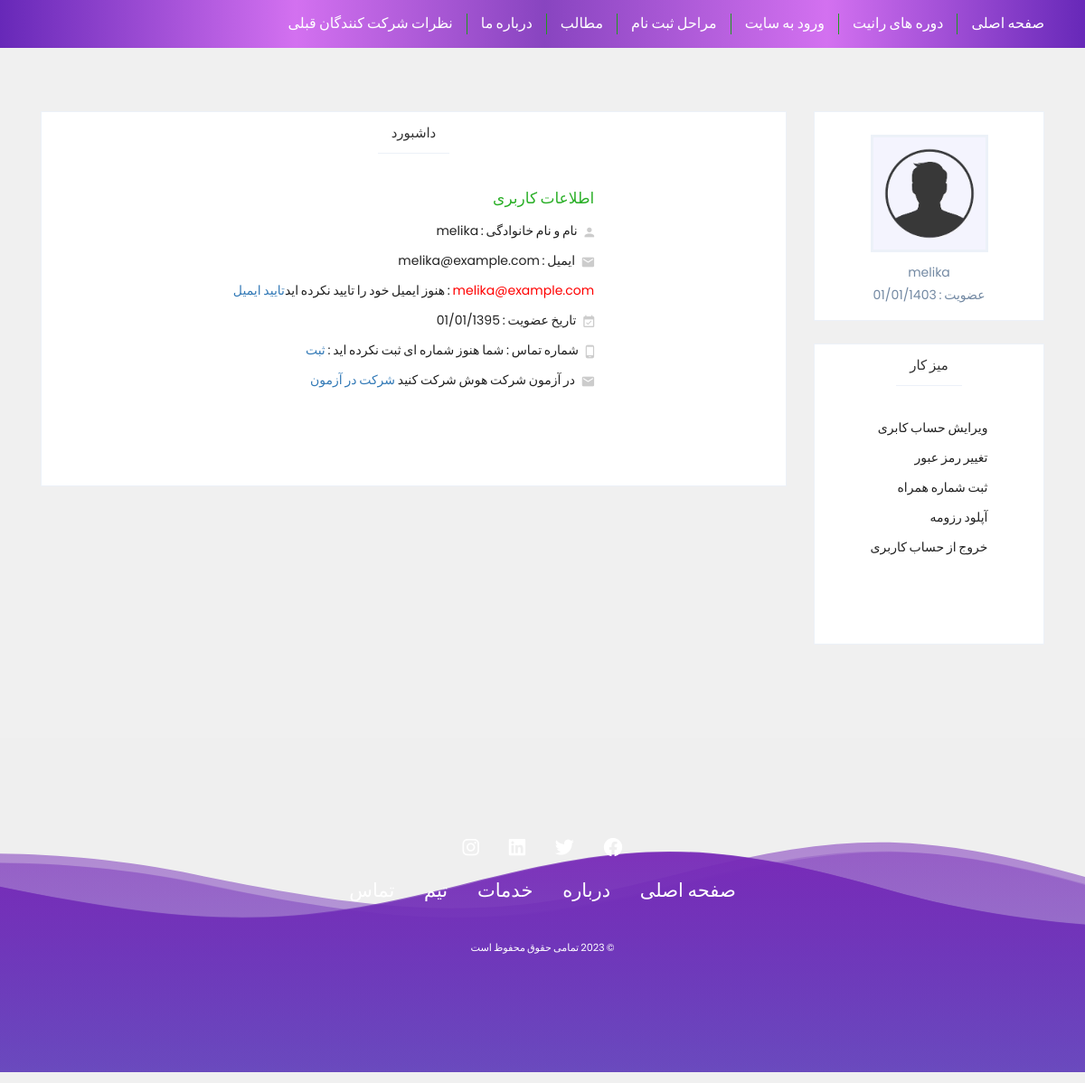
Page /user/account (signed in) on the committed database.
### runnit_project/models.py (models this page shows, shortened)
class User(db.Model):
    user_id = db.Column(db.Integer, primary_key=True)
    firstname = db.Column(db.String(50), nullable=False)
    lastname = db.Column(db.String(50), nullable=False)
    email = db.Column(db.String(100), unique=True, nullable=False)
    email_verified = db.Column(db.Boolean, default=False)
    phone_number = db.Column(db.String(15), nullable=True)
    profile_pic = db.Column(db.String(200))
    resume = db.Column(db.String(150), nullable=True)  # Stores the resume file path
    resume_approved = db.Column(SQLAEnum(ResumeStatus), nullable=True)
    iqtest_score = db.Column(db.Integer, nullable=True)
    _password = db.Column(db.String(250), nullable=False)
    is_admin = db.Column(db.Boolean, default=False)
    is_superuser = db.Column(db.Boolean, default=False)
    is_authenticated = db.Column(db.Boolean, default=False)
    posts = db.relationship('Post', backref='user', lazy=True)
    comments = db.relationship('Comment', backref='user', lazy=True)
    ratings = db.relationship('Rating', backref='user', lazy=True)
    resume = db.relationship("Resume", back_populates="user", uselist=False)  # uselist=False ensures one-to-one
    course = db.relationship('Course', backref='user', lazy=True)
    iqtest = db.relationship('IQTest', backref='user', lazy=True)
    type = db.Column(db.String(50))
    @property
    def password(self):
        raise AttributeError("password is not a readable attribute")

class Superuser(User):
    def __init__(self, firstname, lastname, email, password, **kwargs):
        super().__init__(firstname=firstname, lastname=lastname, email=email, password=password, **kwargs)
        self.is_superuser = True

### runnit_project/routes.py (the view)
@login_required
@app.route('/user/account')
def user_account():
    user_id= session['user_id']
    user = User.query.filter_by(user_id = user_id).first()
    return render_template("account.html",user = user)

### run.py (called while the page is built, shortened)
@app.before_request
def create_initials():
    if not "language" in session:
        session["language"] = 'fa'
    global initialization_done

### runnit_project/templates/account.html (shortened to what this page needs)
{% extends './shared/base.html' %}
{% block content %}
<main>
    <div class="container">
        <div class="user-account">
            <div class="row">
                <div class="col-md-3 col-sm-4 col-xs-12">
                    <aside>
                        <div class="avatar-layer">
                            <div class="img-layer">
                                <img src="{{ url_for('static', filename=user.profile_pic.replace('static/', '').replace('runnit_project/', '').replace('\\', '/')) }}">
                            </div>
                            <div class="detail">
                                <span>  {{user.firstname}}</span>
                                <span> عضویت : 01/01/1403 </span>
                            </div>
                        </div>
                        <section>
                            <header><h3> میز کار </h3></header>
                            <div class="inner">
                                <ul>
                                    <li><a href=""> ویرایش حساب کابری </a></li>
                                    <li><a href=""> تغییر رمز عبور </a></li>
                                    <li><a href="{{url_for('enter_phone')}}"> ثبت شماره همراه</a></li>
                              <li><a href="{{url_for('upload_resume')}}"> {% if user.resume %}آپدیت رزومه{% else %} آپلود رزومه{% endif %}
                                        </a></li>
                                    <li><a href="{{url_for('logout')}}"> خروج از حساب کاربری </a></li>
                                </ul>
                            </div>
                        </section>
                    </aside>
                </div>
                <div class="col-md-9 col-sm-8 col-xs-12">
                    <section class="user-account-content">
                        <header><h1> داشبورد </h1></header>
                        <div class="inner">
                            <div class="account-information">
                                <h3> اطلاعات کاربری </h3>
                                <ul>
                                    <li> <i class="zmdi zmdi-account"></i> نام و نام خانوادگی : {{user.firstname}} {{user.latname}} </li>
                                    <li> <i class="zmdi zmdi-email"></i> ایمیل : {{user.email}}</li>
                                    <li>{% if user.email_verified == false %} <span style="color:red;" > {{user.email}}</span> : هنوز ایمیل خود را تایید نکرده اید<a href="{{url_for('verify_email')}}">تایید ایمیل</a> {% else %}<span style="color:green;" >ایمیل تایید شده</span>{% endif %}</li>
                                    <li> <i class="zmdi zmdi-calendar-check"></i> تاریخ عضویت : 01/01/1395 </li>
                                    <li> <i class="zmdi zmdi-smartphone-android"></i> شماره تماس : {%if user.phone %}{{user.phone}}{% else %}شما هنوز شماره ای ثبت نکرده اید : <a href="{{url_for('enter_phone')}}"> ثبت </a>{% endif %}</li>
                                    <li> <i class="zmdi zmdi-email"></i>{% if user.iqtest_score or user.iqtest_score == 0 %}نمره شما در تست : {{user.iqtest_score}} </li>{% else %} در آزمون شرکت هوش شرکت کنید <a href="{{url_for('submit_iq_test',user_id = user.user_id)}}">شرکت در آزمون</a>{% endif %}
                                </ul>
                            </div>
                        </div>
                    </section>
                </div>
            </div>
        </div>
    </div>
</main>
{% endblock %}

### runnit_project/static/css/style.css (style rules this page uses)
html { overflow-x: hidden; }
body { margin: 0; padding: 0; font-family: 'BYekan'; font-size: 14px; word-spacing: -1px; background-color: #fff }
a:link,a:hover,a:active { text-decoration: none; outline: 0 !important }
i,span,label,a { display: inline-block; font-weight: normal; }
ul { list-style: none !important; list-style-type: none !important; margin: 0; padding: 0 }
h1,h2,h3,h4,h5,h6 { font-size: 15px; margin: 0; padding: 0 }
img { max-width: 100% }
a,i,input[type="submit"], form button { -webkit-transition : all 0.2s linear 0s; -moz-transition : all 0.2s linear 0s; -ms-transition : all 0.2s linear 0s; -o-transition : all 0.2s linear 0s; transition : all 0.2s linear 0s }
main { padding: 35px 0 45px }
.user-account aside > section, .user-account .avatar-layer { border:1px solid #ecf1f8; margin-bottom: 25px; background-color: #fff }
.user-account .avatar-layer .img-layer { margin: 25px auto 0; position: relative; z-index: 1; width: 130px; height: 130px; position: relative; display: -webkit-box; display: -webkit-flex; display: -ms-flexbox; display: flex; -webkit-box-align: center; -webkit-align-items: center; -ms-flex-align: center; align-items: center; -webkit-box-pack: center; -webkit-justify-content: center; -ms-flex-pack: center; justify-content: center; }
.user-account .avatar-layer .img-layer img { width: 130px; height: 130px; border:3px solid #ecf1f8; z-index: 1; position: relative; }
.user-account .avatar-layer .detail { width: 100%; padding: 10px 0 15px; text-align: center; }
.user-account .avatar-layer .detail span { font-size: 14px; word-spacing: -1px; line-height: 25px; color: #7389a3; display: block; }
.user-account aside > section header { padding: 5px 15px; border-bottom: 1px solid #ecf1f8 }
.user-account aside > section header h3 { font-size: 15px; line-height: 35px; }
.user-account aside > section .inner { padding: 10px 15px }
.user-account aside > section .inner ul li a { display: block; font-size: 14px; line-height: 25px; padding: 4px 0; color: #222 }
.user-account .user-account-content { border:1px solid #ecf1f8; margin-bottom: 25px; background-color: #fff; }
.user-account .user-account-content > header { padding: 5px 15px; border-bottom: 1px solid #ecf1f8 }
.user-account .user-account-content > header h1 { font-size: 15px; line-height: 35px; }
.user-account .user-account-content .inner { padding: 20px }
.user-account .user-account-content .inner .account-information h3 { font-size: 17px; margin-bottom: 10px; color: #2aaf27 }
.user-account .user-account-content .inner .account-information ul li { display: block; font-size: 14px; line-height: 25px; padding: 4px 0; color: #222 }
.user-account .user-account-content .inner .account-information ul li i { margin-left: 5px; position: relative; top: 3px; font-size: 16px; color: #ccc }

### runnit_project/static/css/style3.css (style rules this page uses)
section { display: flex; flex-direction: column; justify-content: flex-end; gap: 30px; padding-bottom: 80px; padding-left: 60px; width: 100%; }
@media (width > 420px) { section { align-items: center; padding-left: 0; gap: 20px; } }

### runnit_project/templates/shared/FooterComponent.html (style rules this page uses)
body { font-family: 'Poppins', sans-serif; margin: 0; padding: 0; background-color: #f0f0f0; }

### rows in the picture
Superuser: profile_pic (placeholder picture), firstname "melika", email "melika@example.com"
